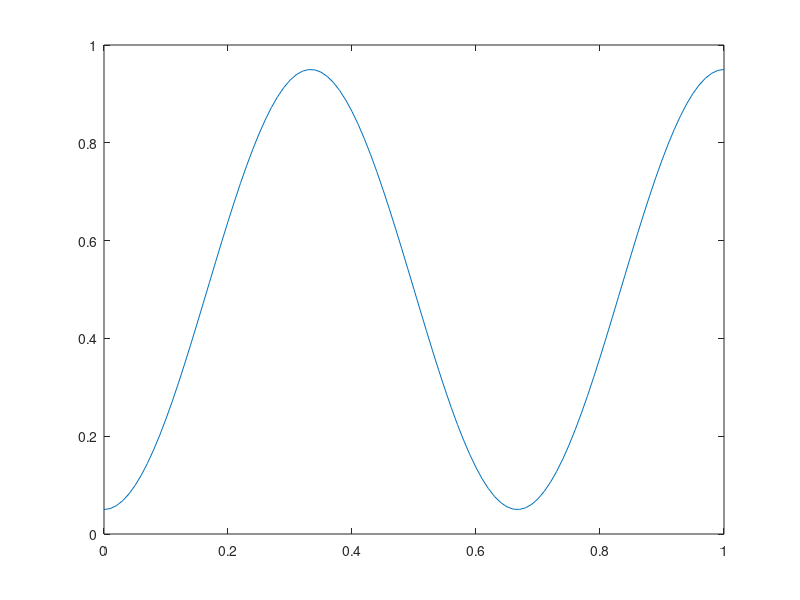

Reproduce this figure in MATLAB. (Note: this script raises an error after producing the figure.)
clear
clc
close all

%The parameterized curve
t= linspace (0,1,101)
X= t
Y= 0.5-0.45*cos(3*pi*t)
plot(X,Y)

%{
%Unit square split up N times,
%each time with 4x as many boxes
%boxes are labeled like reading (left to right, from top to bottom)
%box nr k=4s+r has verticies in (k=0,...,4^n-1)
%1.(r*h,1-s*h)
%2.((r+1)*h,1-s*h)
%3.(r*h,1-(s+1)*h)
%4.((r+1)*h,1-(s+1)*h) where h=2^(-N)
%}
Nstart=1
Nstop=6

N=Nstart


v=zeros(1,4^N)
for i=1:4^N
    s=floor((i-1)/2^N)
    r=i-1-2^N*s
    if CollideRight(X,Y,N,i-1)==1
        v(i)=1
        if r<2^N-1
            v(i+1)=1
        end
    elseif CollideDown(X,Y,N,i-1)==1
        v(i)=1
        if s<2^N-1
            v(i+2^N)=1
        end
    elseif (r==0) && (CollideLeft(X,Y,N,i-1)==1)
        v(i)=1
    elseif (s==0) && (CollideUp(X,Y,N,i-1)==1)
        v(i)=1
    end
end

while N<Nstop
    w=v
    v=zeros(1,4^(N+1))
    for i=1:4^N
        if w(i)==1
            [a,b,c,d]=Split(N,i-1)
            u=[a,b,c,d]
            for j=1:4
                if CollideRight(X,Y,N+1,u(j))==1
                    v(u(j)+1)=1
                elseif CollideDown(X,Y,N+1,u(j))==1
                    v(u(j)+1)=1
                elseif CollideLeft(X,Y,N+1,u(j))==1
                    v(u(j)+1)=1
                elseif CollideUp(X,Y,N+1,u(j))==1
                    v(u(j)+1)=1
                end
            end
        end
    end
    N=N+1
end


M1=zeros(2^N)
for i=1:4^N
    s=floor((i-1)/2^N)
    r=i-1-2^N*s
    M1(s+1,r+1)=v(i)
end

E=diag(v)

n=2^N
h=1/(n+1)
epsilon=10000

A=toeplitz([4 -1 zeros(1,n-2) -1 zeros(1,n^2-n-1)])

for i = 1:(n-1)
   A(n*i+1,n*i)=0; A(n*i,n*i+1)=0
end

M=1/(h^2)*A+epsilon*E
[V,L]=eig(M)

u=V(:,1)
Z=vec2mat(u,n)

lambda=L(1,1)

%{
s1='lambda='
s2=num2str(lambda)
s=[s1 s2]
str=join(s)
%}

x=linspace(h,1-h,n)
y=linspace(h,1-h,n)
[x,y]=meshgrid(x,y)
mesh(x,y,Z)
%t=text(0, 0, 0,str,'Color','red','FontSize',14)

%{
ext_val=max(u)
if -min(u)>max(u)
  ext_val=-min(u) 
end

p=0.05

loc_area=0
for i=1:n^2
    if abs(u(i))>p*ext_val
        loc_area=loc_area+1/n^2
    end
end
%}